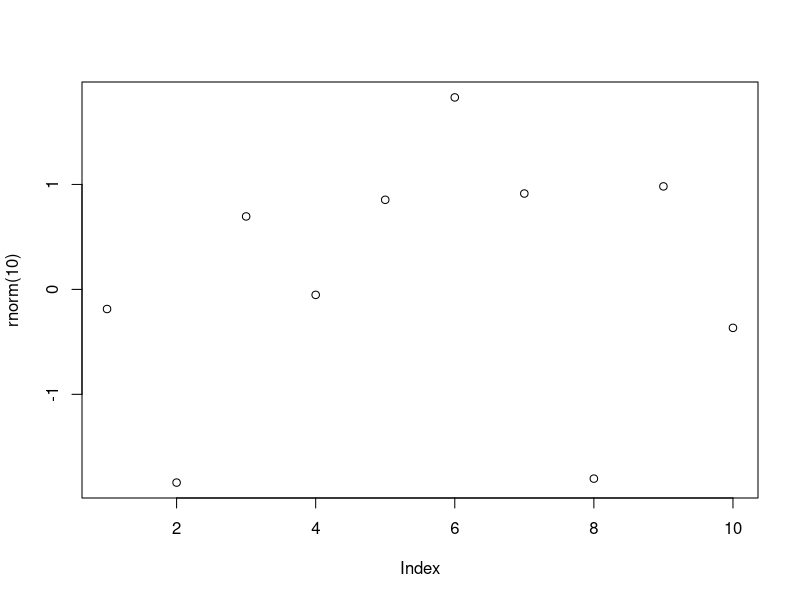
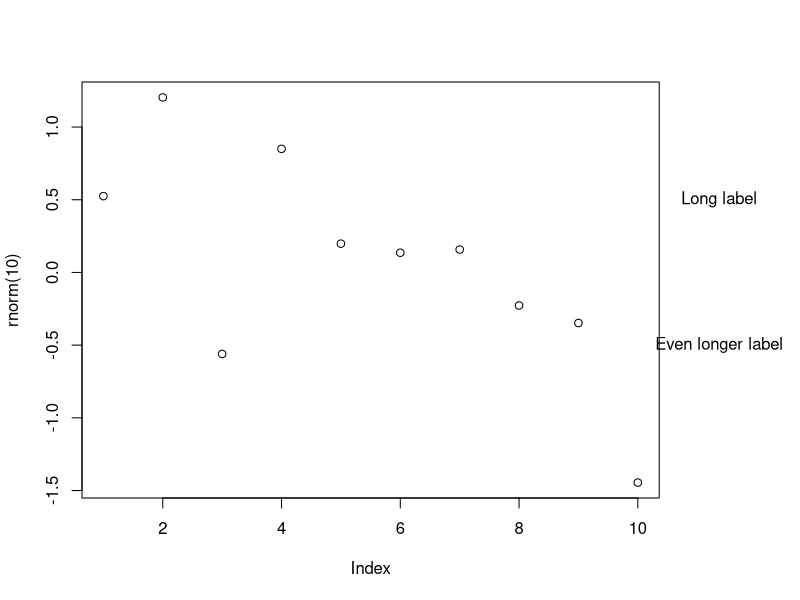

The R script that drew these images, in order:
library(plotrix)


### Name: getMarginWidth
### Title: Find the margin width necessary to fit text or a legend next to
###   a plot
### Aliases: getMarginWidth
### Keywords: misc

### ** Examples

 plot(rnorm(10))
 newmarinfo<-getMarginWidth(labels=c("Long label","Even longer label"))
 oldmar<-par("mar")
 par(mar=c(oldmar[1:3],newmarinfo$newmar))
 plot(rnorm(10))
 par(xpd=TRUE)
 text(rep(newmarinfo$marcenter,2),c(0.5,-0.5),
  c("Long label","Even longer label"))
 par(mar=oldmar,xpd=FALSE)
